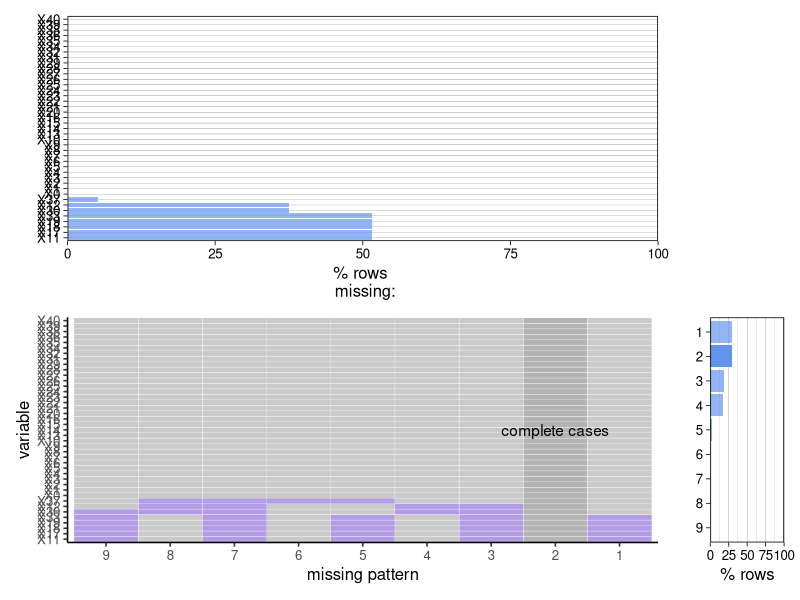

R code for this plot:
## ---- chunk 1
#| out-width: 100%
#| echo: false
#| fig-width: 10
#| fig-height: 10
library(tidyverse)
library(dplyr)

addata_csv <- read_csv("addata.csv")

# THIS IS FROM THE REDAV PACKAGE 
# https://github.com/jtr13/redav/blob/main/R/plot_missing.R
# We had too many columns to plot and needed to modify the charts accordingly. 
# The only modifications made were to the heights and widths, and flipping coordinates

plot_missing <- function(x, percent = TRUE) {	
  na_count_all <- data.frame(is.na(x)) %>%	
    dplyr::group_by_all() %>%	
    dplyr::count(name = "count", sort = TRUE) %>%	
    dplyr::ungroup() %>%	
    tibble::rownames_to_column("pattern")	
  
  na_count_all <- na_count_all %>% 
    dplyr::mutate(pattern = factor(.data$pattern, levels = nrow(na_count_all):1))
  
  # count the number of columns with missing values; will be used later to determine if there's a "none missing" pattern	
  na_count_all <- na_count_all %>% 	
    dplyr::rowwise() %>%	
    dplyr::mutate(num_missing_cols = sum(dplyr::c_across(where(is.logical))))	
  
  # data frame for missing patterns bar chart	
  na_count_by_pattern <- na_count_all[,c("pattern", "count", "num_missing_cols")]
  na_count_by_pattern$none_missing <- ifelse(na_count_by_pattern$num_missing_cols == 0, TRUE, FALSE)

  # data frame for missing by column bar chart	
  na_count_by_column <- data.frame(is.na(x)) %>%	
    colSums() %>% 	
    sort(decreasing = TRUE) %>% 	
    tibble::enframe(name = "var", value = "count")	
  
  # tidy and sort na_count_all by column counts	
  na_count_all_tidy <- na_count_all %>% 	
    tidyr::pivot_longer(where(is.logical), names_to = "variable") %>%	
    dplyr::mutate(variable = factor(.data$variable, levels = na_count_by_column$var))  %>% 	
    dplyr::mutate(none_missing = ifelse(.data$num_missing_cols == 0, TRUE, FALSE))	
  
  # main plot
  main_plot <- ggplot2::ggplot(na_count_all_tidy, ggplot2::aes(.data$variable, .data$pattern, fill = factor(.data$value), alpha = .data$none_missing)) +	
    ggplot2::geom_tile(color = "white") +	
    ggplot2::scale_fill_manual(values = c("grey70", "mediumpurple")) +	
    ggplot2::scale_alpha_manual(values = c(.7, 1)) +	
    ggplot2::ylab("missing pattern") +	
    ggplot2::guides(fill = "none", alpha = "none") +	
    ggplot2::theme_classic(12) +
    coord_flip()
  
  # check for "none missing" pattern
  none_missing_pattern <- na_count_by_pattern %>%
    dplyr::filter(.data$none_missing) %>% dplyr::pull(.data$pattern)
  
  if (length(none_missing_pattern) > 0) {	
    main_plot <- main_plot +	
      ggplot2::annotate("text", x = (ncol(na_count_all)-2)/2,	
               y = nrow(na_count_all) + 1 - as.numeric(as.character(none_missing_pattern)),	
               label = "complete cases")	
  }	
  
  # margin plots
  
  denom <- ifelse(percent, nrow(x)/100, 1)
  
  missing_by_column_plot <- ggplot2::ggplot(na_count_by_column, ggplot2::aes(forcats::fct_inorder(.data$var), .data$count/denom)) +	
    ggplot2::geom_col(fill = "cornflowerblue", alpha = .7) +
    ggplot2::scale_y_continuous(expand = c(0, 0), n.breaks = 3) +	
    ggplot2::xlab("") +
    ggplot2::ylab(ifelse(percent, "% rows \n missing:", "num rows \n missing:")) +	
    ggplot2::theme_linedraw(12) + 	
    ggplot2::theme(panel.grid.major.x = ggplot2::element_blank(),	
          panel.grid.minor.x = ggplot2::element_blank()) +
    coord_flip()
  
  missing_by_pattern_plot <- 
    ggplot2::ggplot(na_count_by_pattern, ggplot2::aes(.data$pattern, .data$count/denom, alpha = .data$none_missing)) +
    ggplot2::geom_col(fill = "cornflowerblue") +
    ggplot2::coord_flip() +
    ggplot2::scale_y_continuous(expand = c(0, 0), n.breaks = 3) +
    ggplot2::scale_alpha_manual(values = c(.7, 1)) +
    ggplot2::xlab("") +
    ggplot2::ylab(ifelse(percent, "% rows", "row count")) +
    ggplot2::guides(alpha = "none") +
    ggplot2::theme_linedraw(12) +
    ggplot2::theme(panel.grid.major.y = ggplot2::element_blank(), 
          panel.grid.minor.y = ggplot2::element_blank()) +
    coord_flip()
  
  if (percent) {	
    missing_by_column_plot <- missing_by_column_plot +
      ggplot2::scale_y_continuous(expand = c(0, 0), n.breaks = 5,
                         limits = c(0, 100))	
    missing_by_pattern_plot <- missing_by_pattern_plot +
      ggplot2::scale_y_continuous(expand = c(0, 0), n.breaks = 5,
                         limits = c(0, 100))	
  }	
  
  missing_by_column_plot + patchwork::plot_spacer() + 	
    main_plot + missing_by_pattern_plot + 	
    patchwork::plot_layout(widths = c(8, 1), heights = c(8, 8))
}

plot_missing(addata_csv)

